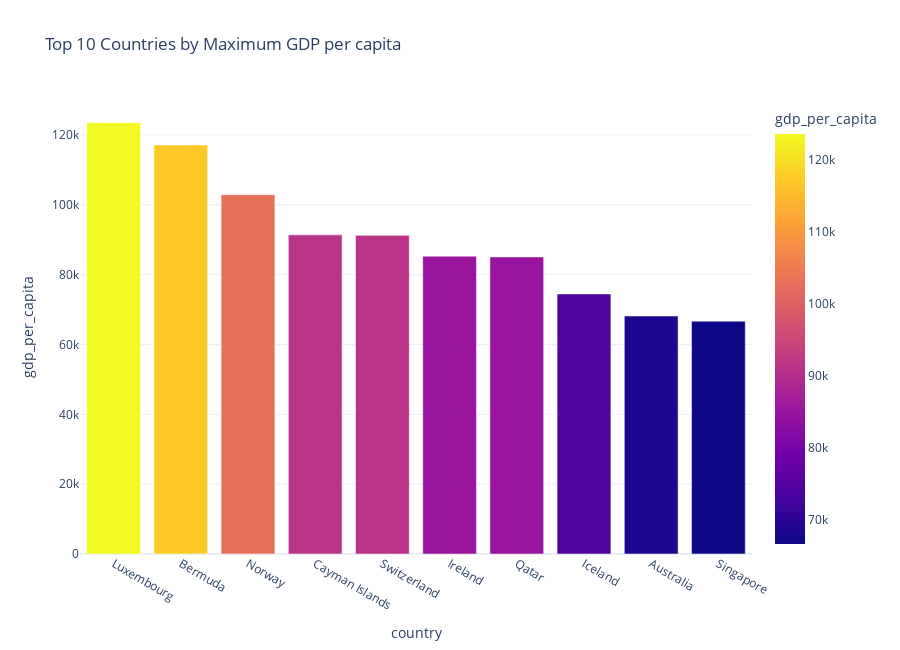

Source (notebook cell):
### Code cell
# Calculate the maximum GDP per capita for each 'Country' category and sort in descending order
max_co2 = energy_data.groupby('country')['gdp_per_capita'].max().reset_index()
max_co2 = max_co2.sort_values(by='gdp_per_capita', ascending=False)

# Select the top 10 'Country' categories with the highest maximum GDP per capita
top_10_high_co2 = max_co2.head(10)

# Create a bar plot using Plotly Express
fig = px.bar(
    top_10_high_co2,  # DataFrame containing the data
    x='country',  # x-values: 'Country' categories
    y='gdp_per_capita',  # y-values: maximum GDP per capita
    color='gdp_per_capita',  # Color the bars based on the indices
    title='Top 10 Countries by Maximum GDP per capita',  # Set the title of the plot
    labels={'Country': 'Country', 'gdp_per_capita': 'gdp_per_capita'},  # Customize labels
    template='plotly_white'  # Use a white template for the plot
)

# Set the height of the plot
fig.update_layout(height=650)

# Display the plot
fig.show()

### Figure 1 — Plotly figure (JSON) as saved in the notebook; plotly's stock layout.template omitted (floating-point values rounded to 4 significant figures)
{"data": [{"alignmentgroup": "True", "hovertemplate": "country=%{x}<br>gdp_per_capita=%{marker.color}<extra></extra>", "legendgroup": "", "marker": {"color": [123500.0, 117100.0, 102900.0, 91390.0, 91250.0, 85270.0, 85080.0, 74470.0, 68160.0, 66680.0], "coloraxis": "coloraxis", "pattern": {"shape": ""}}, "name": "", "offsetgroup": "", "orientation": "v", "showlegend": false, "textposition": "auto", "x": ["Luxembourg", "Bermuda", "Norway", "Cayman Islands", "Switzerland", "Ireland", "Qatar", "Iceland", "Australia", "Singapore"], "xaxis": "x", "y": [123500.0, 117100.0, 102900.0, 91390.0, 91250.0, 85270.0, 85080.0, 74470.0, 68160.0, 66680.0], "yaxis": "y", "type": "bar"}], "layout": {"xaxis": {"anchor": "y", "domain": [0.0, 1.0], "title": {"text": "country"}}, "yaxis": {"anchor": "x", "domain": [0.0, 1.0], "title": {"text": "gdp_per_capita"}}, "coloraxis": {"colorbar": {"title": {"text": "gdp_per_capita"}}, "colorscale": [[0.0, "#0d0887"], [0.1111, "#46039f"], [0.2222, "#7201a8"], [0.3333, "#9c179e"], [0.4444, "#bd3786"], [0.5556, "#d8576b"], [0.6667, "#ed7953"], [0.7778, "#fb9f3a"], [0.8889, "#fdca26"], [1.0, "#f0f921"]]}, "legend": {"tracegroupgap": 0}, "title": {"text": "Top 10 Countries by Maximum GDP per capita"}, "barmode": "relative", "height": 650}}
